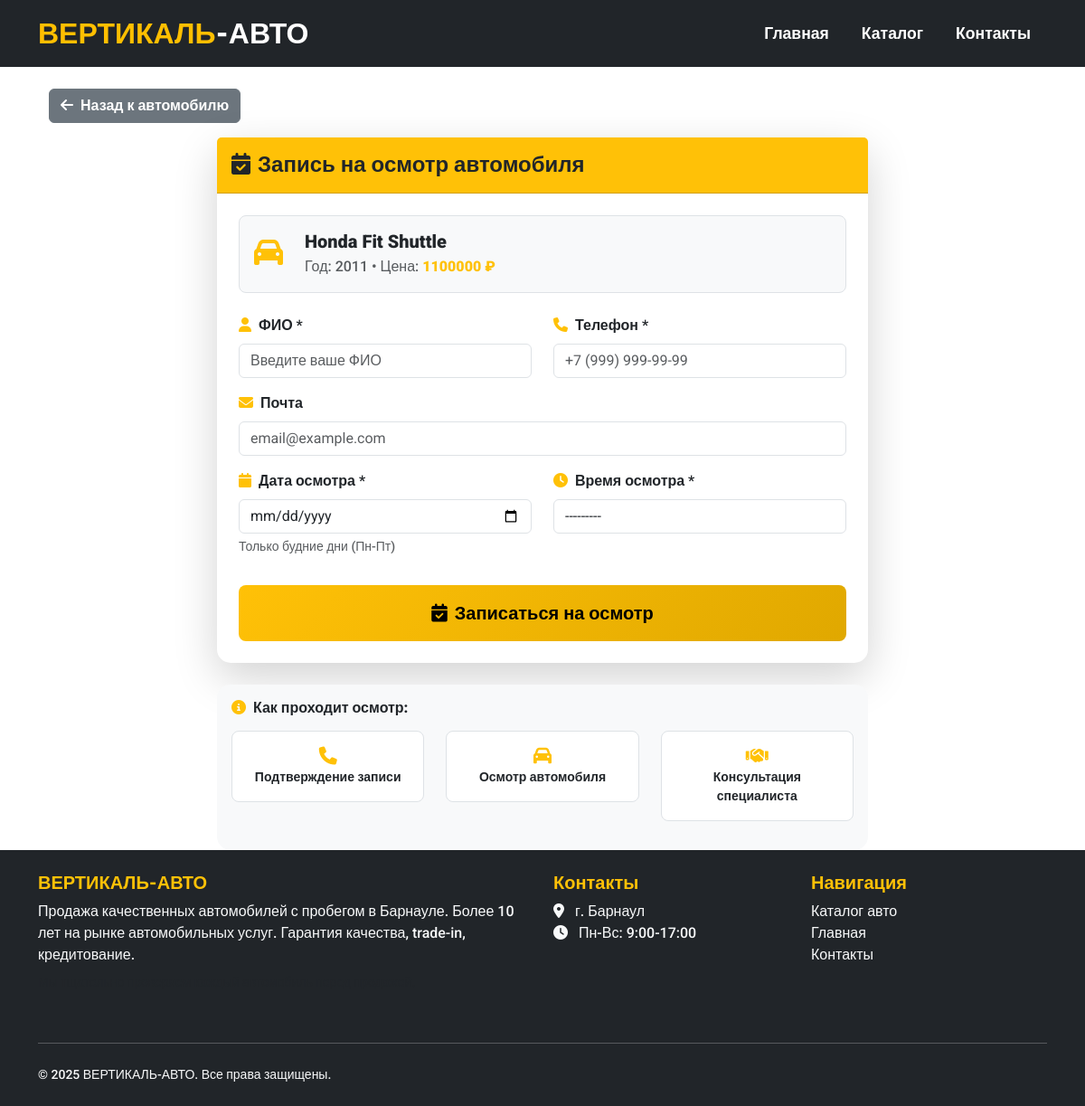
The app's page /car/12/inspection/ with its own data.
### catalog/models.py (models this page shows, shortened)
class Car(models.Model):
    brand = models.CharField(max_length=50, verbose_name="Марка")
    model = models.CharField(max_length=50, verbose_name="Модель")
    generation = models.CharField(max_length=100, blank=True, verbose_name="Поколение")
    price = models.PositiveIntegerField(verbose_name="Цена (руб.)")
    year = models.PositiveSmallIntegerField(verbose_name="Год выпуска")
    mileage = models.PositiveIntegerField(verbose_name="Пробег (км)")
    color = models.CharField(max_length=30, verbose_name="Цвет")
    BODY_TYPE_CHOICES = [
        ('sedan', 'Седан'),
        ('suv', 'Внедорожник'),
        ('hatchback', 'Хэтчбек'),
        ('liftback', 'Лифтбек'),
        ('coupe', 'Купе'),
        ('estate', 'Универсал'),
        ('minivan', 'Минивэн'),
        ('pickup', 'Пикап'),
    ]
    COUNTRY_CHOICES = [
        ('japan', 'Япония'),
        ('germany', 'Германия'),
        ('korea', 'Корея'),
        ('usa', 'США'),
        ('france', 'Франция'),
        ('italy', 'Италия'),
        ('russia', 'Россия'),
        ('other', 'Другая'),
    ]
    country = models.CharField(max_length=10, choices=COUNTRY_CHOICES, default='other', verbose_name="Страна")
    body_type = models.CharField(max_length=10, choices=BODY_TYPE_CHOICES, verbose_name="Тип кузова")
    ENGINE_TYPE_CHOICES = [
        ('petrol', 'Бензин'),
        ('diesel', 'Дизель'),
        ('hybrid', 'Гибрид'),
        ('electro', 'Электро'),
    ]
    engine_type = models.CharField(max_length=10, choices=ENGINE_TYPE_CHOICES, verbose_name="Тип двигателя")
    engine_volume = models.FloatField(verbose_name="Объем двигателя (л)")
    engine_power = models.PositiveSmallIntegerField(verbose_name="Мощность (л.с.)")
    TRANSMISSION_CHOICES = [
        ('manual', 'Механическая'),
        ('automatic', 'Автоматическая'),
        ('robot', 'Роботизированная'),
        ('variator', 'Вариатор'),
    ]
    transmission = models.CharField(max_length=10, choices=TRANSMISSION_CHOICES, verbose_name="Коробка передач")
    DRIVE_CHOICES = [
        ('fwd', 'Передний'),
        ('rwd', 'Задний'),
        ('awd', 'Полный'),
    ]
    drive = models.CharField(max_length=3, choices=DRIVE_CHOICES, verbose_name="Привод")
    CONDITION_CHOICES = [
        ('excellent', 'Отличное'),
        ('good', 'Хорошее'),
        ('satisfactory', 'Удовлетворительное'),
    ]
    condition = models.CharField(max_length=15, choices=CONDITION_CHOICES, default='good', verbose_name="Состояние")
    owners = models.PositiveSmallIntegerField(default=1, verbose_name="Количество владельцев")
    documents = models.CharField(max_length=100, default="Без ограничений", verbose_name="Документы")
    steering = models.CharField(max_length=10, choices=[('left', 'Левый'), ('right', 'Правый')], default='left', verbose_name="Руль")
    description = models.TextField(blank=True, verbose_name="Описание")
    features = models.ManyToManyField(Feature, blank=True, verbose_name="Опции и комплектации")
    characteristics = models.ManyToManyField(Characteristic, blank=True, verbose_name="Дополнительные характеристики")
    created_at = models.DateTimeField(auto_now_add=True, verbose_name="Дата добавления")
    updated_at = models.DateTimeField(auto_now=True, verbose_name="Дата обновления")
    is_sold = models.BooleanField(default=False, verbose_name="Продано")
    is_published = models.BooleanField(default=True, verbose_name="Опубликовано")
    class Meta:
        verbose_name = "Автомобиль"
        verbose_name_plural = "Автомобили"

### catalog/views.py (the view)
# urls.py: path('car/<int:car_id>/inspection/', views.inspection_request, name='inspection_request'),
def inspection_request(request, car_id):
    car = get_object_or_404(Car, id=car_id, is_published=True)
    if request.method == 'POST':
        form = InspectionRequestForm(request.POST)
        if form.is_valid():
            inspection_request = form.save(commit=False)
            inspection_request.car = car
            if not inspection_request.is_time_slot_available():
                form.add_error('inspection_time', 'Это время уже занято. Пожалуйста, выберите другое время.')
            else:
                inspection_request.save()
                return render(request, 'catalog/inspection_success.html', {
                    'car': car,
                    'inspection_request': inspection_request
                })
    else:
        form = InspectionRequestForm()
    return render(request, 'catalog/inspection_request.html', {
        'form': form,
        'car': car
    })

### catalog/templates/catalog/inspection_request.html (shortened to what this page needs)
{% extends 'catalog/base.html' %}
{% load static %}
{% block content %}
<div class="container mt-4">
    <a href="{% url 'car_detail' car.id %}" class="btn btn-secondary mb-3">
        <i class="fas fa-arrow-left me-2"></i>Назад к автомобилю
    </a>
    <div class="row justify-content-center">
        <div class="col-md-8">
            <div class="card border-0 shadow-lg">
                <div class="card-header bg-warning text-dark py-3">
                    <h4 class="mb-0 fw-bold">
                        <i class="fas fa-calendar-check me-2"></i>Запись на осмотр автомобиля
                    </h4>
                </div>
                <div class="card-body p-4">
                    <div class="car-info mb-4 p-3 bg-light rounded-3 border">
                        <div class="row align-items-center">
                            <div class="col-auto">
                                <i class="fas fa-car text-warning fa-2x"></i>
                            </div>
                            <div class="col">
                                <h5 class="fw-bold text-dark mb-1">{{ car.brand }} {{ car.model }}</h5>
                                <p class="text-muted mb-0">Год: {{ car.year }} • Цена: <span class="fw-bold text-warning">{{ car.price }} ₽</span></p>
                            </div>
                        </div>
                    </div>
                    <form method="post" id="inspectionForm" novalidate>
                        <div class="row">
                            <div class="col-md-6">
                                <div class="mb-3">
                                    <label for="{{ form.full_name.id_for_label }}" class="form-label fw-semibold">
                                        <i class="fas fa-user me-2 text-warning"></i>{{ form.full_name.label }}
                                    </label>
                                    {{ form.full_name }}
                                </div>
                            </div>
                            <div class="col-md-6">
                                <div class="mb-3">
                                    <label for="{{ form.phone.id_for_label }}" class="form-label fw-semibold">
                                        <i class="fas fa-phone me-2 text-warning"></i>Телефон *
                                    </label>
                                    {{ form.phone }}
                                </div>
                            </div>
                        </div>
                        <div class="mb-3">
                            <label for="{{ form.email.id_for_label }}" class="form-label fw-semibold">
                                <i class="fas fa-envelope me-2 text-warning"></i>Почта
                            </label>
                            {{ form.email }}
                        </div>
                        <div class="row">
                            <div class="col-md-6">
                                <div class="mb-3">
                                    <label for="{{ form.inspection_date.id_for_label }}" class="form-label fw-semibold">
                                        <i class="fas fa-calendar me-2 text-warning"></i>{{ form.inspection_date.label }}
                                    </label>
                                    {{ form.inspection_date }}
                                    <div class="form-text">Только будние дни (Пн-Пт)</div>
                                </div>
                            </div>
                            <div class="col-md-6">
                                <div class="mb-3">
                                    <label for="{{ form.inspection_time.id_for_label }}" class="form-label fw-semibold">
                                        <i class="fas fa-clock me-2 text-warning"></i>{{ form.inspection_time.label }}
                                    </label>
                                    {{ form.inspection_time }}
                                </div>
                            </div>
                        </div>
                        <button type="submit" class="btn btn-warning btn-lg w-100 py-3 fw-bold mt-3">
                            <i class="fas fa-calendar-check me-2"></i>Записаться на осмотр
                        </button>
                    </form>
                </div>
            </div>
            <div class="card mt-4 border-0 bg-light">
                <div class="card-body">
                    <h6 class="fw-bold text-dark mb-3">
                        <i class="fas fa-info-circle me-2 text-warning"></i>Как проходит осмотр:
                    </h6>
                    <div class="row text-center">
                        <div class="col-md-4 mb-3">
                            <div class="bg-white p-3 rounded-3 border">
                                <i class="fas fa-phone text-warning fa-lg mb-2"></i>
                                <p class="mb-0 small fw-semibold">Подтверждение записи</p>
                            </div>
                        </div>
                        <div class="col-md-4 mb-3">
                            <div class="bg-white p-3 rounded-3 border">
                                <i class="fas fa-car text-warning fa-lg mb-2"></i>
                                <p class="mb-0 small fw-semibold">Осмотр автомобиля</p>
                            </div>
                        </div>
                        <div class="col-md-4 mb-3">
                            <div class="bg-white p-3 rounded-3 border">
                                <i class="fas fa-handshake text-warning fa-lg mb-2"></i>
                                <p class="mb-0 small fw-semibold">Консультация специалиста</p>
                            </div>
                        </div>
                    </div>
                </div>
            </div>
        </div>
    </div>
</div>
{% endblock %}

### catalog/templates/catalog/inspection_request.html (style rules this page uses)
.card { border-radius: 15px; }
.btn-warning { background: linear-gradient(135deg, #ffc107 0%, #e0a800 100%); border: none; transition: all 0.3s ease; }

### records on screen
Car: brand "Honda", model "Fit Shuttle", year "2011", price "1100000"
